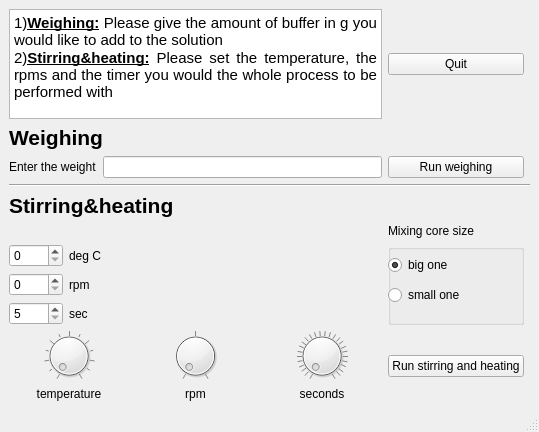
<?xml version="1.0" encoding="UTF-8"?>
<ui version="4.0">
 <class>MainWindow</class>
 <widget class="QMainWindow" name="MainWindow">
  <property name="geometry">
   <rect>
    <x>0</x>
    <y>0</y>
    <width>539</width>
    <height>432</height>
   </rect>
  </property>
  <property name="windowTitle">
   <string>Menu</string>
  </property>
  <widget class="QWidget" name="centralwidget">
   <layout class="QGridLayout" name="gridLayout">
    <item row="7" column="0" rowspan="2">
     <layout class="QFormLayout" name="formLayout">
      <item row="0" column="0">
       <layout class="QVBoxLayout" name="verticalLayout">
        <item>
         <widget class="QSpinBox" name="deg_spinBox">
          <property name="maximum">
           <number>300</number>
          </property>
          <property name="singleStep">
           <number>25</number>
          </property>
         </widget>
        </item>
        <item>
         <widget class="QSpinBox" name="rpm_spinBox">
          <property name="maximum">
           <number>1400</number>
          </property>
          <property name="singleStep">
           <number>125</number>
          </property>
         </widget>
        </item>
        <item>
         <widget class="QSpinBox" name="sec_spinBox">
          <property name="minimum">
           <number>5</number>
          </property>
          <property name="maximum">
           <number>500</number>
          </property>
          <property name="singleStep">
           <number>5</number>
          </property>
          <property name="value">
           <number>5</number>
          </property>
         </widget>
        </item>
       </layout>
      </item>
      <item row="0" column="1">
       <layout class="QVBoxLayout" name="verticalLayout_3">
        <item>
         <widget class="QLabel" name="str_label1">
          <property name="text">
           <string>deg C</string>
          </property>
         </widget>
        </item>
        <item>
         <widget class="QLabel" name="str_label3">
          <property name="text">
           <string>rpm</string>
          </property>
         </widget>
        </item>
        <item>
         <widget class="QLabel" name="str_label5">
          <property name="text">
           <string>sec</string>
          </property>
         </widget>
        </item>
       </layout>
      </item>
     </layout>
    </item>
    <item row="0" column="0">
     <widget class="QTextBrowser" name="textBrowser">
      <property name="html">
       <string>&lt;!DOCTYPE HTML PUBLIC &quot;-//W3C//DTD HTML 4.0//EN&quot; &quot;http://www.w3.org/TR/REC-html40/strict.dtd&quot;&gt;
&lt;html&gt;&lt;head&gt;&lt;meta name=&quot;qrichtext&quot; content=&quot;1&quot; /&gt;&lt;style type=&quot;text/css&quot;&gt;
p, li { white-space: pre-wrap; }
&lt;/style&gt;&lt;/head&gt;&lt;body style=&quot; font-family:'Ubuntu'; font-size:11pt; font-weight:400; font-style:normal;&quot;&gt;
&lt;p align=&quot;justify&quot; style=&quot; margin-top:0px; margin-bottom:0px; margin-left:0px; margin-right:0px; -qt-block-indent:0; text-indent:0px;&quot;&gt;1)&lt;span style=&quot; font-weight:600; text-decoration: underline;&quot;&gt;Weighing:&lt;/span&gt; Please give the amount of buffer in g you would like to add to the solution&lt;/p&gt;
&lt;p align=&quot;justify&quot; style=&quot; margin-top:0px; margin-bottom:0px; margin-left:0px; margin-right:0px; -qt-block-indent:0; text-indent:0px;&quot;&gt;2)&lt;span style=&quot; font-weight:600; text-decoration: underline;&quot;&gt;Stirring&amp;amp;heating:&lt;/span&gt; Please set the temperature, the rpms and the timer you would the whole process to be performed with&lt;/p&gt;&lt;/body&gt;&lt;/html&gt;</string>
      </property>
     </widget>
    </item>
    <item row="6" column="1">
     <widget class="QLabel" name="str_label7">
      <property name="text">
       <string>Mixing core size</string>
      </property>
     </widget>
    </item>
    <item row="3" column="1">
     <widget class="QPushButton" name="weight_pushButton">
      <property name="text">
       <string>Run weighing</string>
      </property>
     </widget>
    </item>
    <item row="1" column="0">
     <widget class="QLabel" name="titel1_label">
      <property name="font">
       <font>
        <pointsize>16</pointsize>
        <weight>75</weight>
        <italic>false</italic>
        <bold>true</bold>
       </font>
      </property>
      <property name="text">
       <string>Weighing</string>
      </property>
     </widget>
    </item>
    <item row="5" column="0">
     <widget class="QLabel" name="titel2_label">
      <property name="font">
       <font>
        <pointsize>16</pointsize>
        <weight>75</weight>
        <bold>true</bold>
       </font>
      </property>
      <property name="text">
       <string>Stirring&amp;heating</string>
      </property>
     </widget>
    </item>
    <item row="9" column="1">
     <widget class="QPushButton" name="h_str_pushButton">
      <property name="text">
       <string>Run stirring and heating</string>
      </property>
     </widget>
    </item>
    <item row="3" column="0">
     <layout class="QFormLayout" name="formLayout_2">
      <property name="fieldGrowthPolicy">
       <enum>QFormLayout::AllNonFixedFieldsGrow</enum>
      </property>
      <item row="0" column="1">
       <layout class="QVBoxLayout" name="verticalLayout_8">
        <item>
         <widget class="QLineEdit" name="lineEdit">
          <property name="inputMethodHints">
           <set>Qt::ImhDigitsOnly</set>
          </property>
         </widget>
        </item>
       </layout>
      </item>
      <item row="0" column="0">
       <layout class="QVBoxLayout" name="verticalLayout_9">
        <item>
         <widget class="QLabel" name="ph_label1">
          <property name="text">
           <string>Enter the weight</string>
          </property>
         </widget>
        </item>
       </layout>
      </item>
     </layout>
    </item>
    <item row="9" column="0">
     <layout class="QHBoxLayout" name="horizontalLayout">
      <item>
       <layout class="QVBoxLayout" name="verticalLayout_4">
        <item>
         <widget class="QDial" name="deg_dial">
          <property name="maximum">
           <number>300</number>
          </property>
          <property name="singleStep">
           <number>25</number>
          </property>
          <property name="value">
           <number>0</number>
          </property>
          <property name="wrapping">
           <bool>false</bool>
          </property>
          <property name="notchesVisible">
           <bool>true</bool>
          </property>
         </widget>
        </item>
        <item>
         <widget class="QLabel" name="str_label2">
          <property name="text">
           <string>temperature</string>
          </property>
          <property name="alignment">
           <set>Qt::AlignCenter</set>
          </property>
         </widget>
        </item>
       </layout>
      </item>
      <item>
       <layout class="QVBoxLayout" name="verticalLayout_5">
        <item>
         <widget class="QDial" name="rpm_dial">
          <property name="maximum">
           <number>1400</number>
          </property>
          <property name="singleStep">
           <number>125</number>
          </property>
          <property name="notchesVisible">
           <bool>true</bool>
          </property>
         </widget>
        </item>
        <item>
         <widget class="QLabel" name="str_label4">
          <property name="text">
           <string>rpm</string>
          </property>
          <property name="alignment">
           <set>Qt::AlignCenter</set>
          </property>
         </widget>
        </item>
       </layout>
      </item>
      <item>
       <layout class="QVBoxLayout" name="verticalLayout_6">
        <item>
         <widget class="QDial" name="sec_dial">
          <property name="maximum">
           <number>500</number>
          </property>
          <property name="singleStep">
           <number>5</number>
          </property>
          <property name="notchesVisible">
           <bool>true</bool>
          </property>
         </widget>
        </item>
        <item>
         <widget class="QLabel" name="str_label6">
          <property name="text">
           <string>seconds</string>
          </property>
          <property name="alignment">
           <set>Qt::AlignCenter</set>
          </property>
         </widget>
        </item>
       </layout>
      </item>
     </layout>
    </item>
    <item row="4" column="0" colspan="3">
     <widget class="Line" name="line">
      <property name="orientation">
       <enum>Qt::Horizontal</enum>
      </property>
     </widget>
    </item>
    <item row="7" column="1" rowspan="2">
     <layout class="QVBoxLayout" name="verticalLayout_7">
      <item>
       <widget class="QGroupBox" name="groupBox_2">
        <property name="title">
         <string/>
        </property>
        <widget class="QRadioButton" name="big_radioButton">
         <property name="geometry">
          <rect>
           <x>0</x>
           <y>10</y>
           <width>115</width>
           <height>22</height>
          </rect>
         </property>
         <property name="text">
          <string>big one</string>
         </property>
         <property name="checked">
          <bool>true</bool>
         </property>
        </widget>
        <widget class="QRadioButton" name="small_radioButton">
         <property name="geometry">
          <rect>
           <x>0</x>
           <y>40</y>
           <width>115</width>
           <height>22</height>
          </rect>
         </property>
         <property name="text">
          <string>small one</string>
         </property>
        </widget>
       </widget>
      </item>
     </layout>
    </item>
    <item row="0" column="1">
     <widget class="QPushButton" name="quit_pushButton">
      <property name="text">
       <string>Quit</string>
      </property>
     </widget>
    </item>
   </layout>
   <zorder>line</zorder>
   <zorder>titel2_label</zorder>
   <zorder>h_str_pushButton</zorder>
   <zorder>weight_pushButton</zorder>
   <zorder>titel1_label</zorder>
   <zorder></zorder>
   <zorder>str_label7</zorder>
   <zorder>textBrowser</zorder>
   <zorder>quit_pushButton</zorder>
  </widget>
  <widget class="QStatusBar" name="statusbar"/>
 </widget>
 <resources/>
 <connections/>
</ui>
